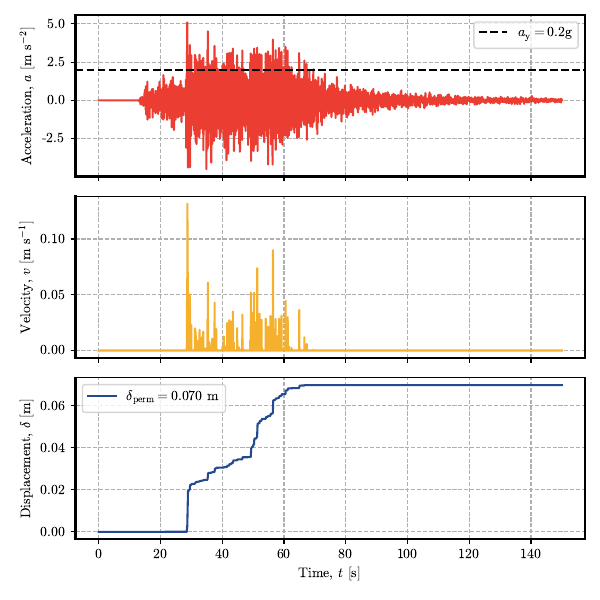

Write the Python code that produced this figure.
"""example01.py module."""

import pandas as pd
import time

from pynewmarkdisp.permanent_disp import classical_newmark, plot_permanent_disp

domain = "https://raw.githubusercontent.com/eamontoyaa/data4testing/main/pynewmarkdisp/"
# file = "earthquake_data_simple.csv"
file = "earthquake_data_real.csv"
data = pd.read_csv(f"{domain}{file}", sep=";")


time_start = time.time()
accel, vel, disp = classical_newmark(
    data["Time"], data["Acceleration"], ky=0.2, g=981, step=1
)
time_end = time.time()
print(time_end - time_start)


class Data2Plot:
    pass


data2plot = Data2Plot()
data2plot.t = data["Time"]
data2plot.accel = accel
data2plot.vel = vel
data2plot.disp = disp
data2plot.ay = 9.81 * 0.2
permanent_disp = disp[-1]

fig = plot_permanent_disp(data2plot)
fig.show()
fig.savefig("./examples/example01.pdf")
